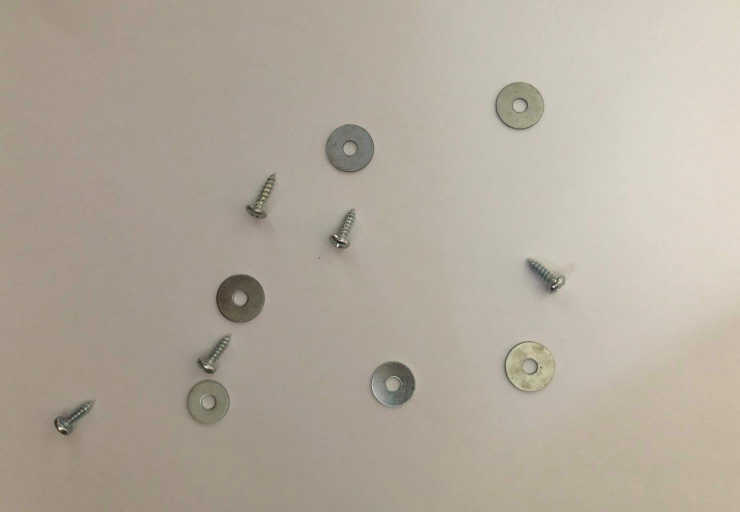
%> input picture Image Processing/Assignment_Input/IMG_01.jpg, 1480 x 1024 px (shown at 1/2 size)
$ octave Task1to4.m   (GNU Octave 9; MATLAB toolbox functions it lacks are replaced by stand-ins)
%> lines starting %> are read from the running program, lines starting %| are printed output that depends on the picture; in (x1, y1, x2, y2) boxes, pixels count from 0 and x2, y2 are one past the last pixel; in counts of white or black regions, pixels touching at a corner belong together; the program's own positions count from 1
clear; close all;

%% Task 1: Pre-processing -----------------------
% Step-1: Load input image
I = imread('IMG_01.jpg');
%> I is the input picture: size 1024x1480x3 uint8; mean R, G, B 178.4, 169.5, 156.1
figure, imshow(I)

% Step-2: Covert image to grayscale
I_gray = rgb2gray(I);
figure, imshow(I_gray)

% Step-3: Rescale image
I_gray = imresize(I_gray, 0.5, 'bilinear');
%> I_gray: size 512x740 uint8
figure, imshow(I_gray)

% Step-4: Produce histogram before enhancing
figure, imhist(I_gray)

% Step-5: Enhance image before binarisation
%I_en = histeq(I_gray,256);
%I_en = adapthisteq(I_gray);
%I_en = imadjust(I_gray);
I_en = imadjust(I_gray,[],[],2);
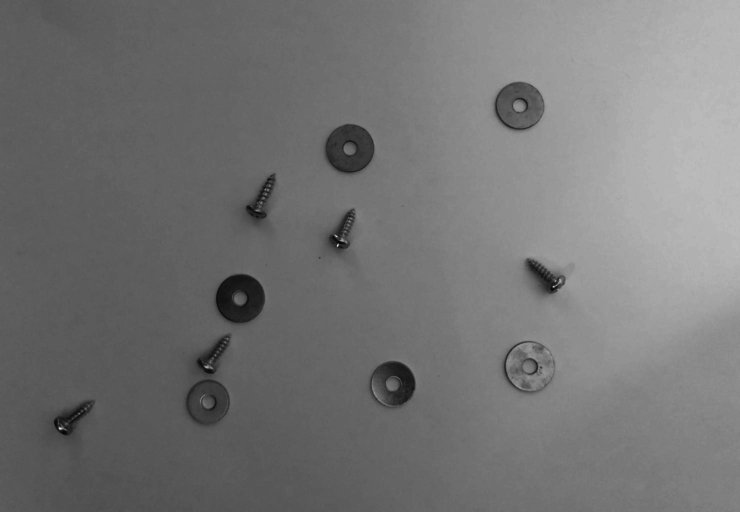
%> I_en: size 512x740 uint8; min 6, max 220, mean 116.3
I_en = adapthisteq(I_en);
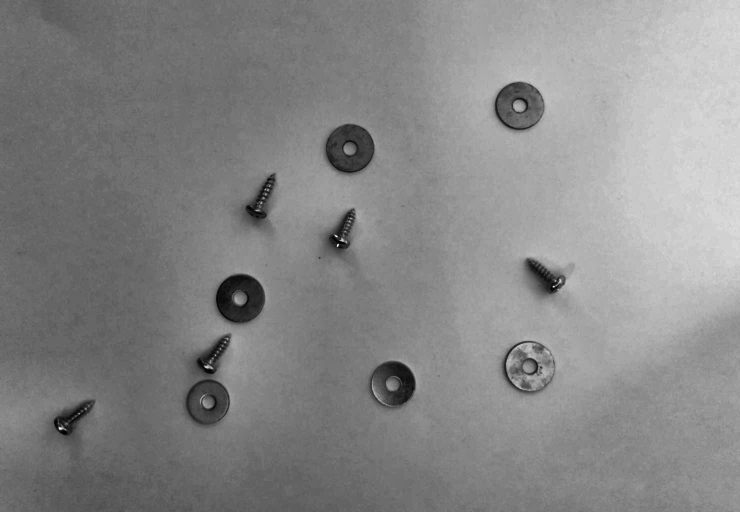
%> I_en: size 512x740 uint8; min 0, max 255, mean 134.8
figure, imshow(I_en)

% Step-6: Histogram after enhancement
figure, imhist(I_en)
%> after `imhist(I_en)`:
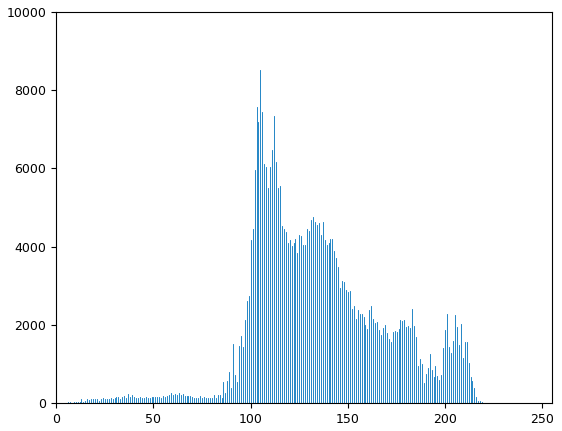
%> figure redrawn from the program's plot data; highest point at x = 105, y = 8521

% Step-7: Image Binarisation
I_bin = imbinarize(I_en,'adaptive','foregroundPolarity','dark','Sensitivity',0.38);
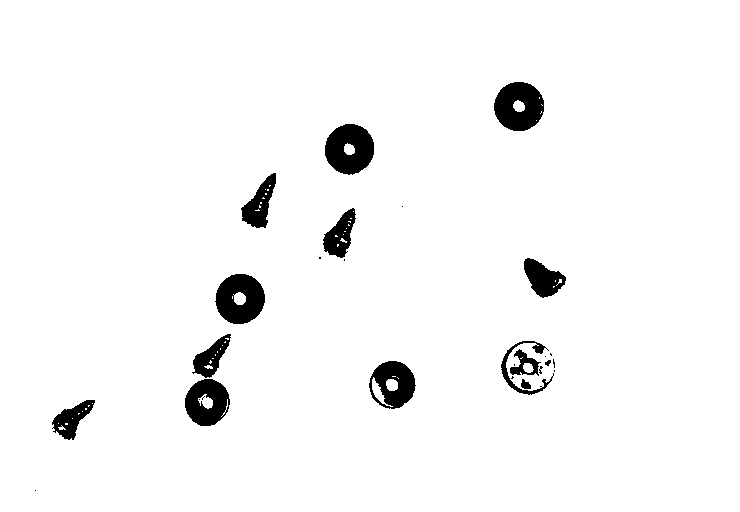
%> I_bin: size 512x740 logical; 96.4% white; 27 black regions (13 under 20 px), largest, box (x1, y1, x2, y2) and area: (325, 124, 374, 175) 1840, (494, 82, 544, 131) 1813, (215, 274, 265, 324) 1811
figure, imshow(I_bin)

%% Task 2: Edge detection ------------------------
%Applies canny edge dectection
%bound = edge(I_bin);
bound_C = edge(I_bin,'Canny');
%> bound_C: size 512x740 logical; 0.68% white in thin lines or dots, all inside (x1, y1, x2, y2) = (52, 82, 566, 440)
% bound_P = edge(I_bin,'Prewitt');
figure, imshow(bound_C)
%% Task 3: Simple segmentation --------------------
%Applies closing to the edges
se = strel('disk',2);
clo = imclose(bound_C,se);
%> clo: size 512x740 logical; 0.94% white; 17 white regions, largest, box (x1, y1, x2, y2) and area: (501, 340, 557, 395) 1147, (185, 333, 231, 426) 399, (368, 361, 416, 410) 366
figure, imshow(clo);

%Fills holes of closed edges
fill = imfill(clo,'holes');
%> fill: size 512x740 logical; 4.4% white; 10 white regions, largest, box (x1, y1, x2, y2) and area: (185, 333, 231, 426) 2612, (501, 340, 557, 395) 2055, (325, 124, 374, 175) 2014
figure, imshow(fill);

%Opens filled image to remove noise and bridges
se = strel('square',10);
fill = imopen(fill,se);
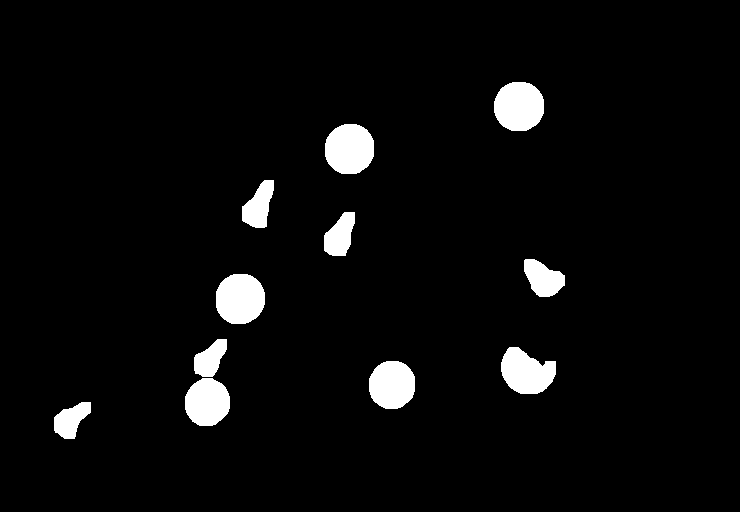
%> fill: size 512x740 logical; 4.2% white; 11 white regions, largest, box (x1, y1, x2, y2) and area: (216, 274, 265, 324) 2007, (325, 124, 374, 174) 2005, (494, 82, 544, 131) 1996
figure, imshow(fill)

%% Task 4: Object Recognition --------------------
%Finds circularity of the objects
cir = regionprops('table',fill,'Circularity');
%> cir = 11 items; first 5, Circularity: 0.724, 0.992, 0.758, 1, 0.695
cc = bwconncomp(fill);
%> cc = 11 connected components

%Seperates the objects on circularity and applies them to a label matrix
i = find([cir.Circularity] >=1);
%> i = [4; 7; 9]
Wash = ismember(labelmatrix(cc),i);
Wash = label2rgb(Wash);
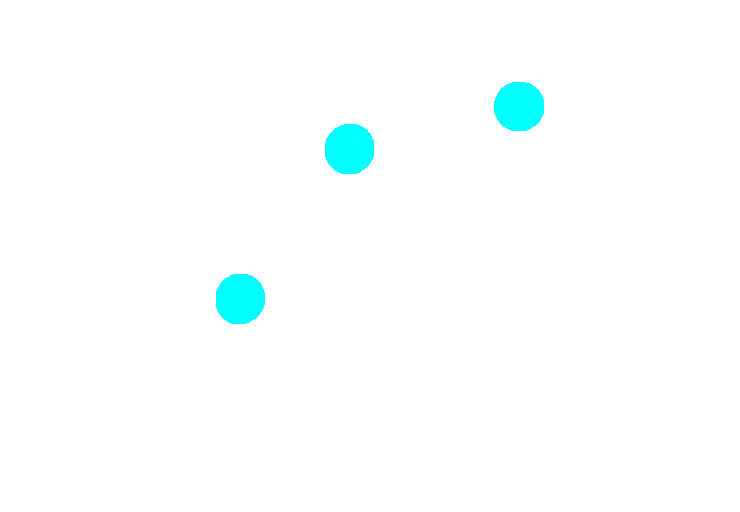
%> Wash: size 512x740x3 uint8; mean R, G, B 251, 255, 255
Wash = imcomplement(Wash);

i = find([cir.Circularity] <1);
%> i = [1; 2; 3; 5; 6; 8; 10; 11]
Screws = ismember(labelmatrix(cc),i);
%> Screws: size 512x740 logical; 2.6% white; 8 white regions, largest, box (x1, y1, x2, y2) and area: (501, 347, 556, 394) 1819, (369, 361, 415, 409) 1798, (185, 378, 230, 426) 1713
Screws = label2rgb(Screws,'turbo'); %Colour map is applied to segment
%> Screws: size 512x740x3 uint8
Screws = imcomplement(Screws);
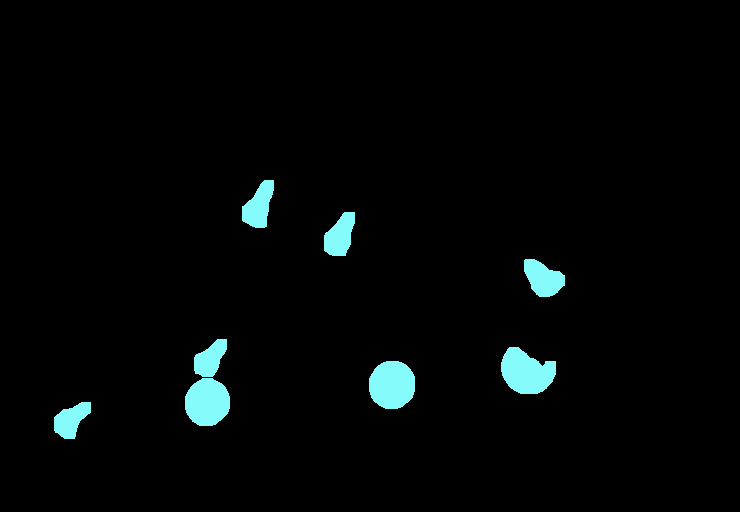
%> Screws: size 512x740x3 uint8; mean R, G, B 3.5, 6.6, 6.6

%Combines the two images with black backgrounds to produce final image
Combined = Screws + Wash;
figure, imshow(Combined);

$ run again, with Image Processing/Assignment_Input/IMG_02.jpg copied over Image Processing/Assignment_Input/IMG_01.jpg
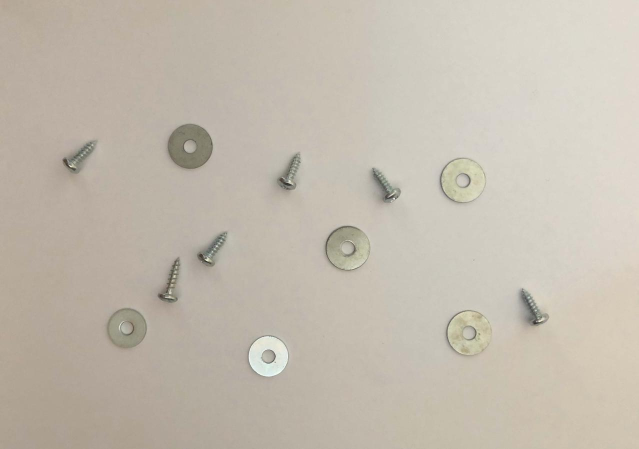
%> input picture Image Processing/Assignment_Input/IMG_02.jpg, 1277 x 898 px (shown at 1/2 size)
%> I is the input picture: size 898x1277x3 uint8; mean R, G, B 195.1, 187.2, 174.7
%> `I_bin = imbinarize(I_en,'adaptive','foregroundPolarity','dark','Sensit..`:
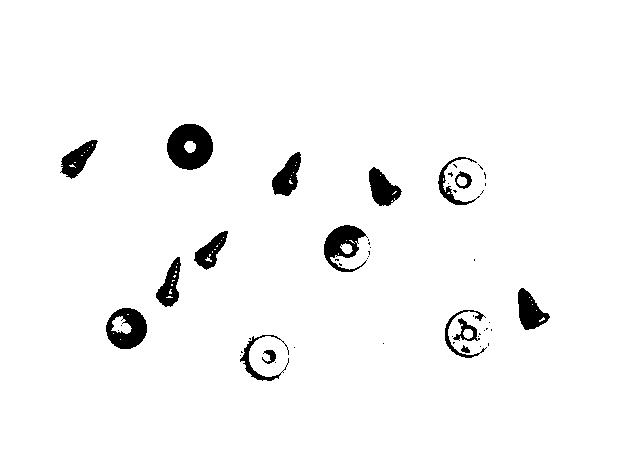
%> I_bin: size 449x639 logical; 96.7% white; 52 black regions (36 under 20 px), largest, box (x1, y1, x2, y2) and area: (167, 124, 213, 170) 1551, (106, 308, 147, 349) 1083, (324, 225, 368, 272) 1015
%> bound_C: size 449x639 logical; 1% white in thin lines or dots, all inside (x1, y1, x2, y2) = (61, 124, 550, 382)
%> clo: size 449x639 logical; 1.6% white; 16 white regions, largest, box (x1, y1, x2, y2) and area: (438, 156, 487, 206) 929, (444, 309, 486, 359) 862, (324, 225, 371, 273) 656
%> cir = 11 items; first 5, Circularity: 0.808, 0.998, 0.69, 1, 0.784
%> cc = 11 connected components
%> `i = find([cir.Circularity] >=1);`: i = 4
%> `i = find([cir.Circularity] <1);`: i = [1; 2; 3; 5; 6; 7; 8; 9; 10; 11]
%> `Screws = imcomplement(Screws);`:
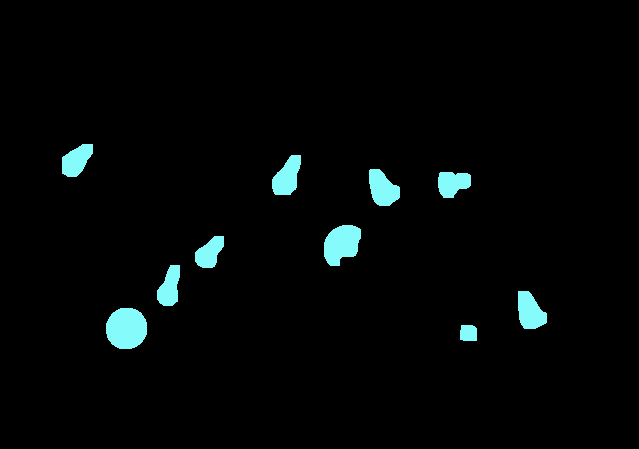
%> Screws: size 449x639x3 uint8; mean R, G, B 3.6, 6.8, 6.8

$ run again, with Image Processing/Assignment_Input/IMG_03.jpg copied over Image Processing/Assignment_Input/IMG_01.jpg
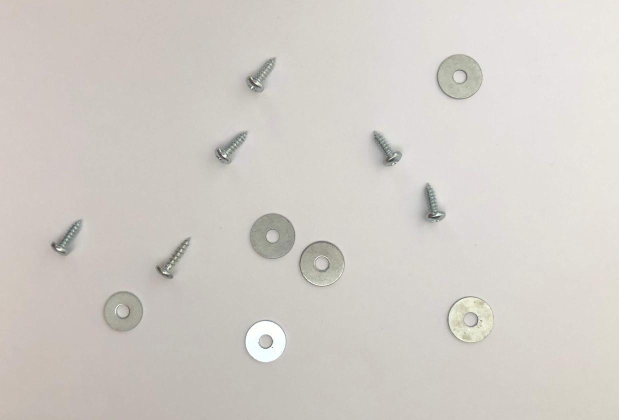
%> input picture Image Processing/Assignment_Input/IMG_03.jpg, 1238 x 840 px (shown at 1/2 size)
%> I is the input picture: size 840x1238x3 uint8; mean R, G, B 209.9, 205.4, 199.8
%> `I_bin = imbinarize(I_en,'adaptive','foregroundPolarity','dark','Sensit..`:
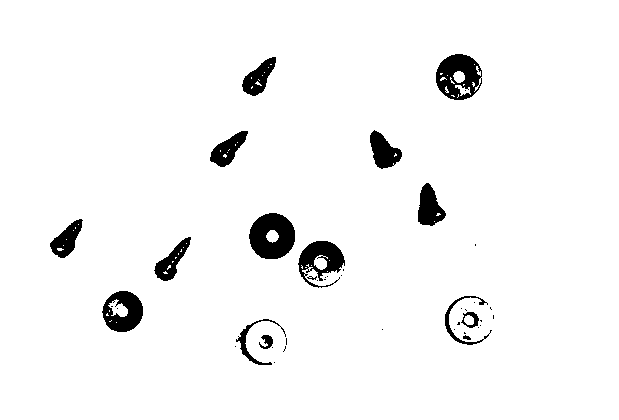
%> I_bin: size 420x619 logical; 96.1% white; 43 black regions (27 under 20 px), largest, box (x1, y1, x2, y2) and area: (249, 213, 295, 259) 1551, (436, 54, 482, 100) 1366, (298, 241, 345, 288) 1129
%> bound_C: size 420x619 logical; 1.1% white in thin lines or dots, all inside (x1, y1, x2, y2) = (50, 54, 493, 366)
%> clo: size 420x619 logical; 1.7% white; 19 white regions (1 under 20 px), largest, box (x1, y1, x2, y2) and area: (298, 241, 345, 289) 710, (435, 54, 483, 101) 693, (444, 295, 493, 346) 649
%> cir = 11 items; first 5, Circularity: 0.83, 1, 0.704, 0.785, 0.772
%> cc = 11 connected components
%> `i = find([cir.Circularity] >=1);`: i = [2; 6]
%> `i = find([cir.Circularity] <1);`: i = [1; 3; 4; 5; 7; 8; 9; 10; 11]
%> `Screws = imcomplement(Screws);`:
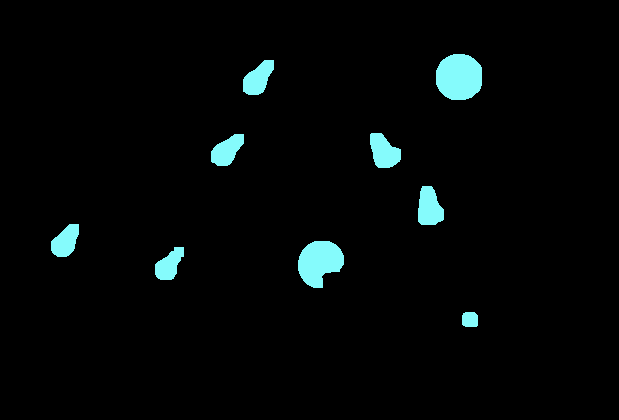
%> Screws: size 420x619x3 uint8; mean R, G, B 3.9, 7.4, 7.4

$ run again, with Image Processing/Assignment_Input/IMG_04.jpg copied over Image Processing/Assignment_Input/IMG_01.jpg
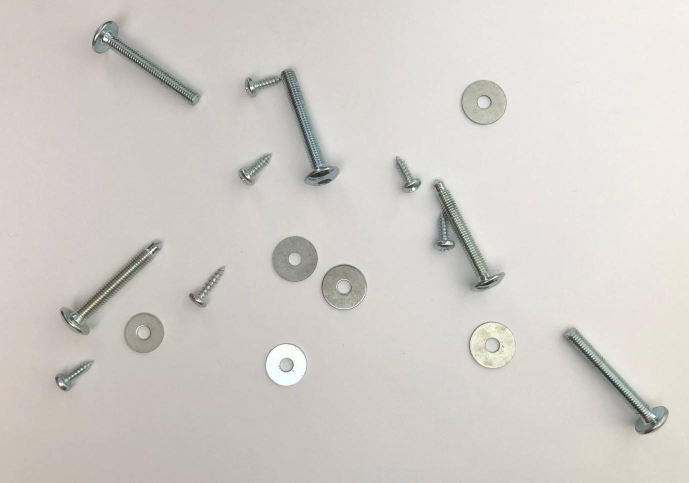
%> input picture Image Processing/Assignment_Input/IMG_04.jpg, 1377 x 966 px (shown at 1/2 size)
%> I is the input picture: size 966x1377x3 uint8; mean R, G, B 209.9, 206.1, 200.7
%> I_bin: size 483x689 logical; 92.8% white; 39 black regions (21 under 20 px), largest, box (x1, y1, x2, y2) and area: (240, 67, 340, 189) 3366, (558, 327, 669, 435) 3173, (431, 179, 505, 294) 3104
%> bound_C: size 483x689 logical; 1.5% white in thin lines or dots, all inside (x1, y1, x2, y2) = (52, 17, 669, 435)
%> clo: size 483x689 logical; 2.1% white; 25 white regions, largest, box (x1, y1, x2, y2) and area: (558, 327, 669, 435) 1144, (60, 239, 163, 335) 999, (466, 320, 510, 372) 619
%> cir = 15 items; first 5, Circularity: 0.745, 0.369, 0.39, 1, 0.768
%> cc = 15 connected components
%> `i = find([cir.Circularity] >=1);`: i = [4; 8]
%> `i = find([cir.Circularity] <1);`: i = [1; 2; 3; 5; 6; 7; 9; 10; 11; 12; 13; 14; 15]
%> `Screws = imcomplement(Screws);`:
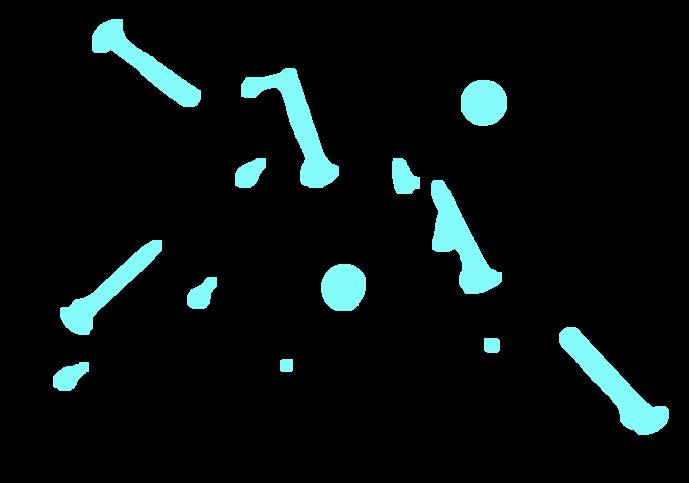
%> Screws: size 483x689x3 uint8; mean R, G, B 9, 17, 17.1
